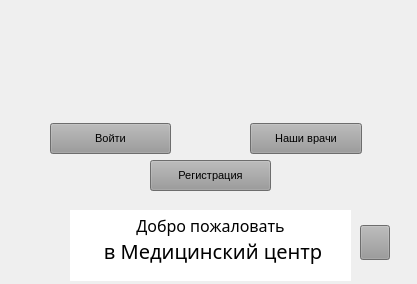
<?xml version="1.0" encoding="UTF-8"?>
<ui version="4.0">
 <class>Form</class>
 <widget class="QWidget" name="Form">
  <property name="geometry">
   <rect>
    <x>0</x>
    <y>0</y>
    <width>417</width>
    <height>284</height>
   </rect>
  </property>
  <property name="font">
   <font>
    <family>Mistral</family>
    <pointsize>8</pointsize>
    <weight>50</weight>
    <italic>false</italic>
    <bold>false</bold>
   </font>
  </property>
  <property name="contextMenuPolicy">
   <enum>Qt::NoContextMenu</enum>
  </property>
  <property name="windowTitle">
   <string>Form</string>
  </property>
  <property name="styleSheet">
   <string notr="true">QWidget {
	font: 75 8pt &quot;Microsoft PhagsPa&quot;;
	font: 8pt &quot;MS UI Gothic&quot;;
	font: 75 8pt &quot;Malgun Gothic&quot;;
	font: 8pt &quot;Mistral&quot;;
	background: url('vrachy.jpg') no-repeat center;
	
}
QPushButton{
	font: 8pt &quot;MS UI Gothic&quot;;
	background: #999;
box-shadow: 5px 5px 5px 0#ggg
}
QPushButton:hover{
	background:#555;
}
QTextBrowser{
	border: none;
}</string>
  </property>
  <widget class="QTextBrowser" name="textBrowser">
   <property name="geometry">
    <rect>
     <x>70</x>
     <y>210</y>
     <width>281</width>
     <height>71</height>
    </rect>
   </property>
   <property name="styleSheet">
    <string notr="true">background: #fff;
opacity: 0.5</string>
   </property>
   <property name="html">
    <string>&lt;!DOCTYPE HTML PUBLIC &quot;-//W3C//DTD HTML 4.0//EN&quot; &quot;http://www.w3.org/TR/REC-html40/strict.dtd&quot;&gt;
&lt;html&gt;&lt;head&gt;&lt;meta name=&quot;qrichtext&quot; content=&quot;1&quot; /&gt;&lt;style type=&quot;text/css&quot;&gt;
p, li { white-space: pre-wrap; }
&lt;/style&gt;&lt;/head&gt;&lt;body style=&quot; font-family:'Mistral'; font-size:8pt; font-weight:400; font-style:normal;&quot;&gt;
&lt;p align=&quot;center&quot; style=&quot; margin-top:0px; margin-bottom:0px; margin-left:0px; margin-right:0px; -qt-block-indent:0; text-indent:0px;&quot;&gt;&lt;span style=&quot; font-family:'MS Shell Dlg 2'; font-size:12pt;&quot;&gt;Добро пожаловать&lt;/span&gt;&lt;/p&gt;
&lt;p align=&quot;center&quot; style=&quot; margin-top:0px; margin-bottom:0px; margin-left:0px; margin-right:0px; -qt-block-indent:0; text-indent:0px;&quot;&gt;&lt;span style=&quot; font-family:'MS Shell Dlg 2'; font-size:15pt;&quot;&gt; в Медицинский центр&lt;/span&gt;&lt;/p&gt;&lt;/body&gt;&lt;/html&gt;</string>
   </property>
  </widget>
  <widget class="QPushButton" name="tableofdocs">
   <property name="geometry">
    <rect>
     <x>250</x>
     <y>123</y>
     <width>112</width>
     <height>31</height>
    </rect>
   </property>
   <property name="font">
    <font>
     <family>Lao UI</family>
     <pointsize>8</pointsize>
     <weight>9</weight>
     <italic>false</italic>
     <bold>false</bold>
    </font>
   </property>
   <property name="styleSheet">
    <string notr="true">font: 75 8pt &quot;Lao UI&quot;;</string>
   </property>
   <property name="text">
    <string>Наши врачи</string>
   </property>
  </widget>
  <widget class="QPushButton" name="signup">
   <property name="geometry">
    <rect>
     <x>150</x>
     <y>160</y>
     <width>121</width>
     <height>31</height>
    </rect>
   </property>
   <property name="font">
    <font>
     <family>Lao UI</family>
     <pointsize>8</pointsize>
     <weight>9</weight>
     <italic>false</italic>
     <bold>false</bold>
    </font>
   </property>
   <property name="styleSheet">
    <string notr="true">font: 75 8pt &quot;Lao UI&quot;;</string>
   </property>
   <property name="text">
    <string>Регистрация</string>
   </property>
  </widget>
  <widget class="QPushButton" name="signin">
   <property name="geometry">
    <rect>
     <x>50</x>
     <y>123</y>
     <width>121</width>
     <height>31</height>
    </rect>
   </property>
   <property name="font">
    <font>
     <family>Lao UI</family>
     <pointsize>8</pointsize>
     <weight>9</weight>
     <italic>false</italic>
     <bold>false</bold>
    </font>
   </property>
   <property name="styleSheet">
    <string notr="true">font: 75 8pt &quot;Lao UI&quot;;</string>
   </property>
   <property name="text">
    <string>Войти</string>
   </property>
  </widget>
  <widget class="QPushButton" name="volume">
   <property name="geometry">
    <rect>
     <x>360</x>
     <y>225</y>
     <width>30</width>
     <height>35</height>
    </rect>
   </property>
   <property name="styleSheet">
    <string notr="true">background-image: url('vol_icon.png') no-repeat;
background-image-color: transparent;</string>
   </property>
   <property name="text">
    <string/>
   </property>
   <property name="icon">
    <iconset resource="icon_volume.qrc">
     <normaloff>:/vol_icon/vol_icon.png</normaloff>:/vol_icon/vol_icon.png</iconset>
   </property>
   <property name="iconSize">
    <size>
     <width>30</width>
     <height>30</height>
    </size>
   </property>
  </widget>
 </widget>
 <resources>
  <include location="icon_volume.qrc"/>
 </resources>
 <connections/>
</ui>
